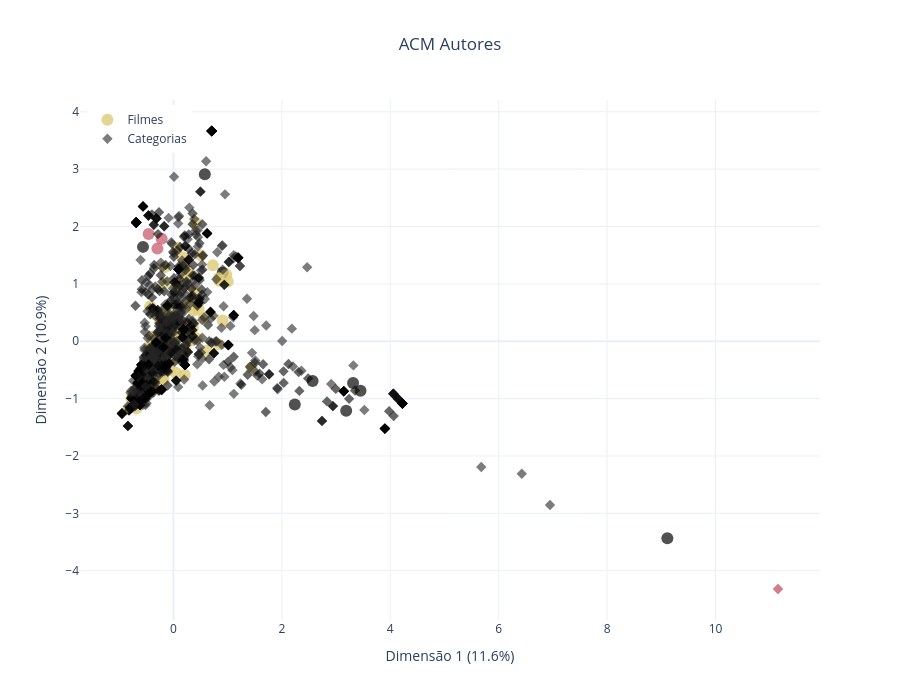
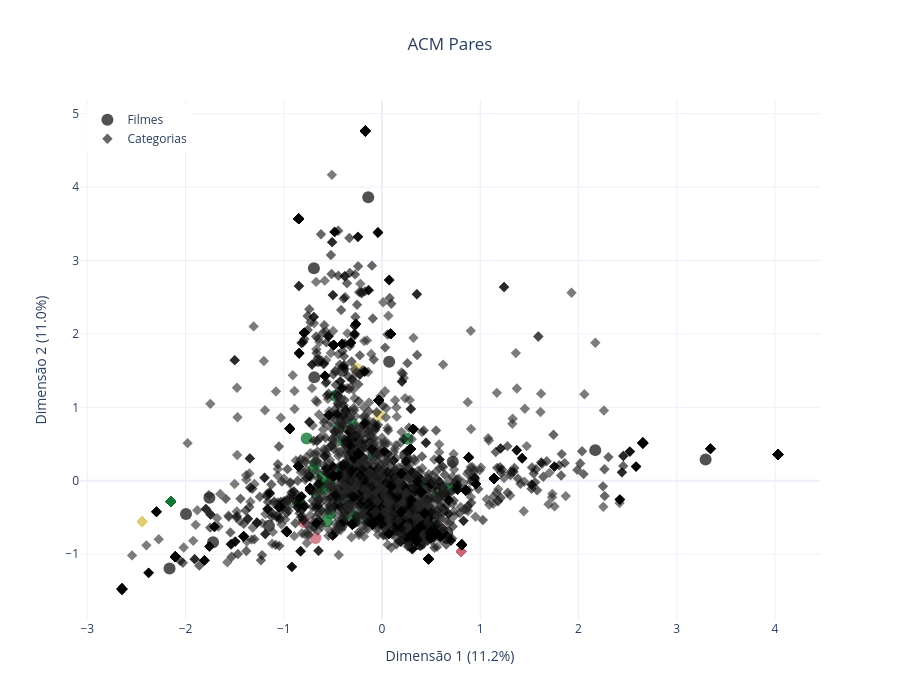
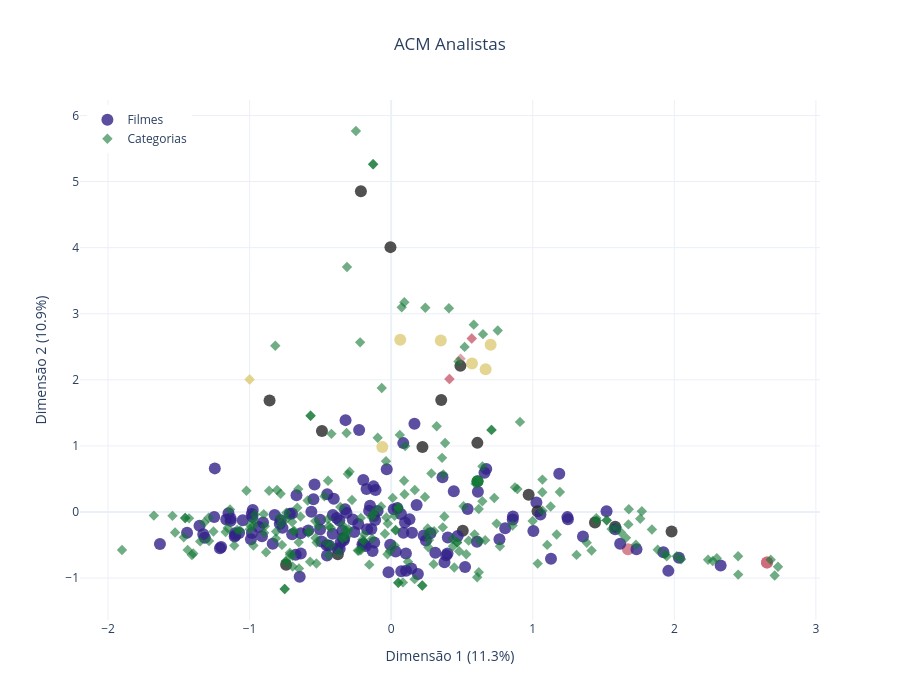
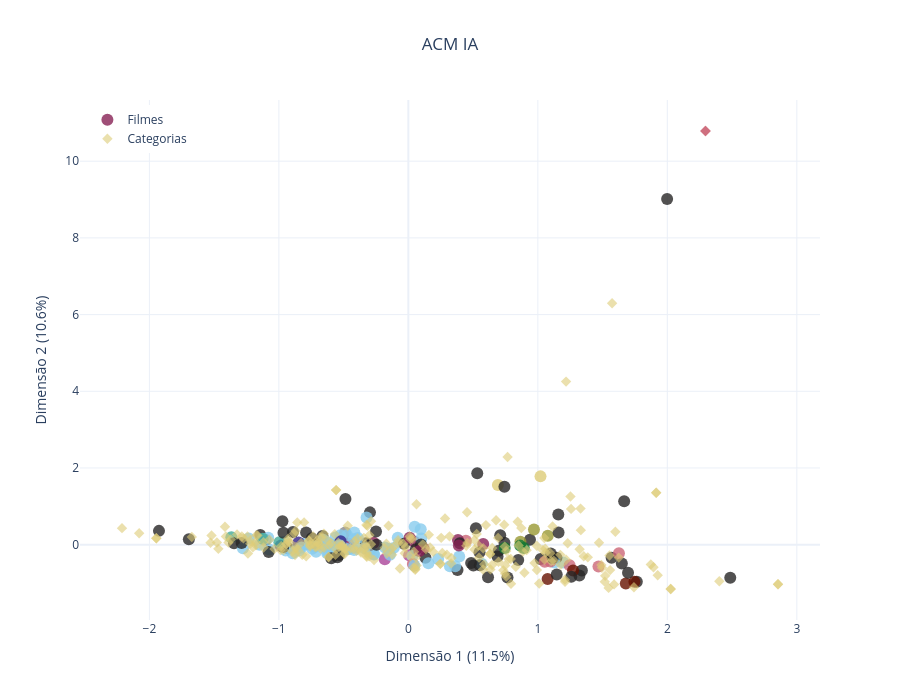

Notebook cell for these charts, in order:
### Code cell
for dimension, _df in dfs.items():
    df = _df.copy()
    #df = df.xs('Tema 0', level=-1, axis = 1)
    df.columns = df.columns.map(lambda tup: "_".join(map(str, tup)))

    for col in df.columns:
        df[col] = df[col].astype('category')

    get_mca(df, dimension, df_titles, 'test')

### Figure 1 — Plotly figure (JSON) as saved in the notebook; plotly's stock layout.template omitted (floating-point values rounded to 4 significant figures; data arrays with more than 128 entries replaced by an {"elided": "..."} marker saying what was removed)
{"data": [{"hoverinfo": "text+x+y", "hovertext": {"elided": "148 str values"}, "marker": {"color": {"elided": "148 str values"}, "opacity": 0.8, "size": 12, "symbol": "circle"}, "mode": "markers", "name": "Filmes", "type": "scatter", "x": {"elided": "148 float values"}, "y": {"elided": "148 float values"}}, {"hoverinfo": "text+x+y", "hovertext": {"elided": "943 str values"}, "marker": {"color": {"elided": "943 str values"}, "opacity": 0.6, "size": 8, "symbol": "diamond"}, "mode": "markers", "name": "Categorias", "text": {"elided": "943 str values"}, "textposition": "top center", "type": "scatter", "x": {"elided": "943 float values"}, "y": {"elided": "943 float values"}}], "layout": {"height": 700, "legend": {"x": 0.01, "y": 0.99}, "title": {"text": "ACM Autores", "x": 0.5}, "width": 900, "xaxis": {"title": {"text": "Dimensão 1 (11.6%)"}}, "yaxis": {"title": {"text": "Dimensão 2 (10.9%)"}}}}

### Figure 2 — Plotly figure (JSON) as saved in the notebook; plotly's stock layout.template omitted (floating-point values rounded to 4 significant figures; data arrays with more than 128 entries replaced by an {"elided": "..."} marker saying what was removed)
{"data": [{"hoverinfo": "text+x+y", "hovertext": {"elided": "148 str values"}, "marker": {"color": {"elided": "148 str values"}, "opacity": 0.8, "size": 12, "symbol": "circle"}, "mode": "markers", "name": "Filmes", "type": "scatter", "x": {"elided": "148 float values"}, "y": {"elided": "148 float values"}}, {"hoverinfo": "text+x+y", "hovertext": {"elided": "3615 str values"}, "marker": {"color": {"elided": "3615 str values"}, "opacity": 0.6, "size": 8, "symbol": "diamond"}, "mode": "markers", "name": "Categorias", "text": {"elided": "3615 str values"}, "textposition": "top center", "type": "scatter", "x": {"elided": "3615 float values"}, "y": {"elided": "3615 float values"}}], "layout": {"height": 700, "legend": {"x": 0.01, "y": 0.99}, "title": {"text": "ACM Pares", "x": 0.5}, "width": 900, "xaxis": {"title": {"text": "Dimensão 1 (11.2%)"}}, "yaxis": {"title": {"text": "Dimensão 2 (11.0%)"}}}}

### Figure 3 — Plotly figure (JSON) as saved in the notebook; plotly's stock layout.template omitted (floating-point values rounded to 4 significant figures; data arrays with more than 128 entries replaced by an {"elided": "..."} marker saying what was removed)
{"data": [{"hoverinfo": "text+x+y", "hovertext": {"elided": "168 str values"}, "marker": {"color": {"elided": "168 str values"}, "opacity": 0.8, "size": 12, "symbol": "circle"}, "mode": "markers", "name": "Filmes", "type": "scatter", "x": {"elided": "168 float values"}, "y": {"elided": "168 float values"}}, {"hoverinfo": "text+x+y", "hovertext": {"elided": "235 str values"}, "marker": {"color": {"elided": "235 str values"}, "opacity": 0.6, "size": 8, "symbol": "diamond"}, "mode": "markers", "name": "Categorias", "text": {"elided": "235 str values"}, "textposition": "top center", "type": "scatter", "x": {"elided": "235 float values"}, "y": {"elided": "235 float values"}}], "layout": {"height": 700, "legend": {"x": 0.01, "y": 0.99}, "title": {"text": "ACM Analistas", "x": 0.5}, "width": 900, "xaxis": {"title": {"text": "Dimensão 1 (11.3%)"}}, "yaxis": {"title": {"text": "Dimensão 2 (10.9%)"}}}}

### Figure 4 — Plotly figure (JSON) as saved in the notebook; plotly's stock layout.template omitted (floating-point values rounded to 4 significant figures; data arrays with more than 128 entries replaced by an {"elided": "..."} marker saying what was removed)
{"data": [{"hoverinfo": "text+x+y", "hovertext": {"elided": "167 str values"}, "marker": {"color": {"elided": "167 str values"}, "opacity": 0.8, "size": 12, "symbol": "circle"}, "mode": "markers", "name": "Filmes", "type": "scatter", "x": {"elided": "167 float values"}, "y": {"elided": "167 float values"}}, {"hoverinfo": "text+x+y", "hovertext": {"elided": "238 str values"}, "marker": {"color": {"elided": "238 str values"}, "opacity": 0.6, "size": 8, "symbol": "diamond"}, "mode": "markers", "name": "Categorias", "text": {"elided": "238 str values"}, "textposition": "top center", "type": "scatter", "x": {"elided": "238 float values"}, "y": {"elided": "238 float values"}}], "layout": {"height": 700, "legend": {"x": 0.01, "y": 0.99}, "title": {"text": "ACM IA", "x": 0.5}, "width": 900, "xaxis": {"title": {"text": "Dimensão 1 (11.5%)"}}, "yaxis": {"title": {"text": "Dimensão 2 (10.6%)"}}}}
